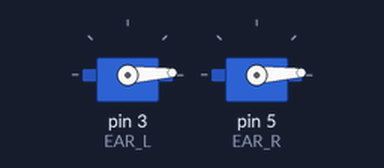
The sketch below on a simulated Arduino Uno, built with avr-gcc and run on an emulated ATmega328P. On the bench: 2 × servo.

Above: at 0.05 s.
At 1.35 s:
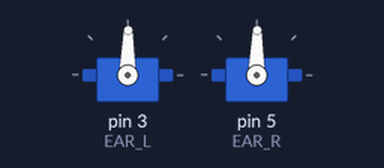
At 2.65 s:
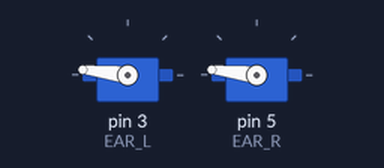
At 5.25 s:
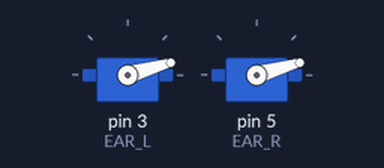
Timing chart, 0 to 7.1 s (numbered marks = the images above):
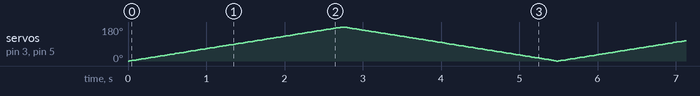

The sketch:

sample_servo.ino
```cpp
#include <Servo.h>

#define EAR_L 3
#define EAR_R 5

Servo earL;  // create servo object to control a servo
Servo earR;

int pos = 0;    // variable to store the servo position

void setup() {
  earL.attach(EAR_L);  // attaches the servo on pin 9 to the servo object
  earR.attach(EAR_R);
}

void loop() {
  for (pos = 0; pos <= 180; pos += 1) { // goes from 0 degrees to 180 degrees
    // in steps of 1 degree
    earL.write(pos);              // tell servo to go to position in variable 'pos'
    earR.write(pos);
    delay(15);                       // waits 15 ms for the servo to reach the position
  }
  for (pos = 180; pos >= 0; pos -= 1) { // goes from 180 degrees to 0 degrees
    earR.write(pos);              // tell servo to go to position in variable 'pos'
    earL.write(pos);
    delay(15);                       // waits 15 ms for the servo to reach the position
  }
}
```
